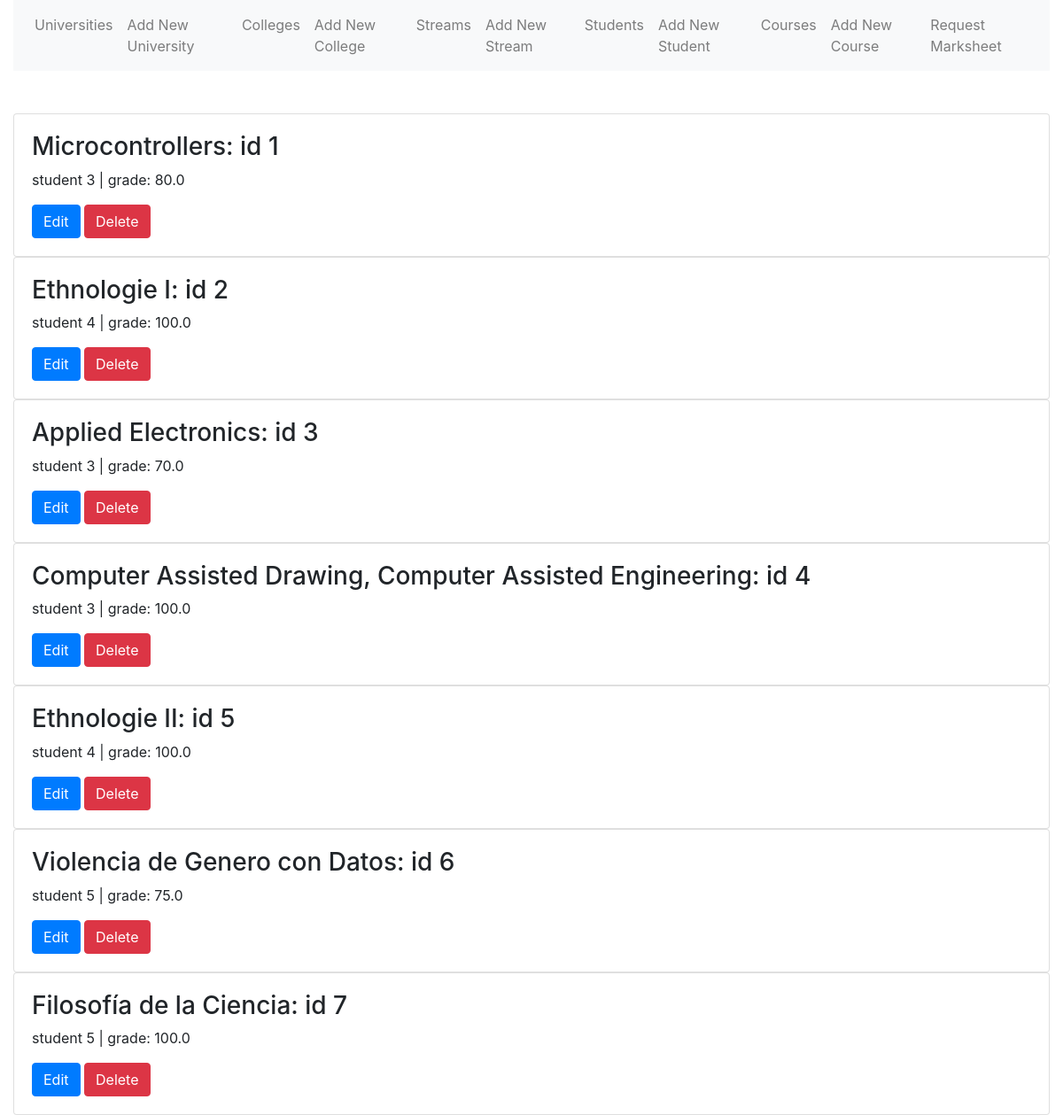
The app's page /courses, older data.
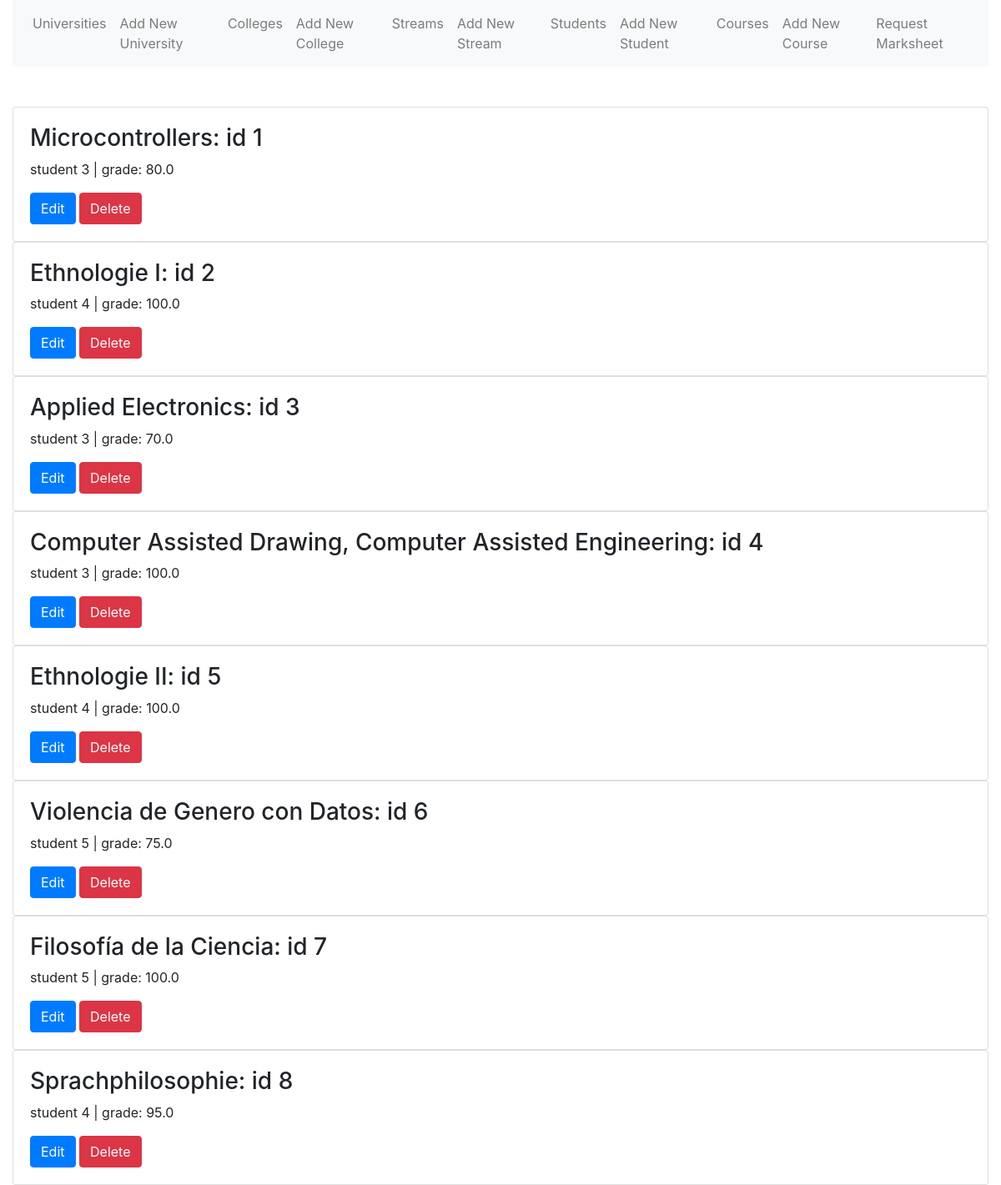
The same page, newer data.
### models.py (models this page shows, shortened)
class Course(db.Model):
    __tablename__ = 'course'
    id = db.Column(db.Integer, primary_key=True)
    created_at = db.Column(db.Date, nullable = False, default=datetime.utcnow())
    name = db.Column(db.String(255))
    grade = db.Column(db.Float)
    result = db.Column(db.String(24))# Pass or Fail
    college_id = db.Column(db.Integer, db.ForeignKey("college.id"))# many2one
    college = db.relationship("College", back_populates="courses")
    stream_id = db.Column(db.Integer, db.ForeignKey("stream.id"))# many2one
    stream = db.relationship("Stream", back_populates='courses')
    university_id = db.Column(db.Integer,  db.ForeignKey("university.id"))# many2one
    student_id = db.Column(db.Integer, db.ForeignKey("student.id"))# many2one
    student = db.relationship("Student", back_populates='courses')
    marksheet_id = db.Column(db.Integer,  db.ForeignKey("marksheet.id"))# many2one
    marksheet = db.relationship("Marksheet", back_populates="courses")

### routes.py (the view)
@app.route('/courses')
def courses():
    courses = models.Course.query.all()
    return render_template('courses.html', courses=courses)

### templates/courses.html
{% extends "base.html" %}
{% block main %}
  {% for course in courses %}
    <div class="card">
      <div class="card-body">
        <h3>{{ course.name }}: id {{ course.id }}</h3>
        <p>student {{ course.student_id }} | grade: {{ course.grade }}</p>
        <a href="{{ url_for('edit_course', course_id=course.id) }}" class="btn btn-primary">Edit</a>
        <a href="{{ url_for('delete_course', course_id=course.id) }}" class="btn btn-danger">Delete</a>
      </div>
    </div>
  {% endfor %}
{% endblock %}

### templates/base.html (shortened to what this page needs)
<!doctype html>
<html lang="en">
  <head>
    <link rel="stylesheet" href="https://stackpath.bootstrapcdn.com/bootstrap/4.5.0/css/bootstrap.min.css">
  </head>
  <body>
    <div class="container-fluid">
      <nav class="navbar navbar-expand-lg navbar-light bg-light">
        <ul class="navbar-nav">
          <li class="nav-item"><a href="{{ url_for('universities') }}" class="nav-link">Universities</a></li>
          <li class="nav-item"><a href="{{ url_for('adduniversity') }}" class="nav-link">Add New University</a></li>
          <li class="nav-item"><a href="{{ url_for('colleges') }}" class="nav-link">Colleges</a></li>
          <li class="nav-item"><a href="{{ url_for('addcollege') }}" class="nav-link">Add New College</a></li>
          <li class="nav-item"><a href="{{ url_for('streams') }}" class="nav-link">Streams</a></li>
          <li class="nav-item"><a href="{{ url_for('addstream') }}" class="nav-link">Add New Stream</a></li>
          <li class="nav-item"><a href="{{ url_for('students') }}" class="nav-link">Students</a></li>
          <li class="nav-item"><a href="{{ url_for('addstudent') }}" class="nav-link">Add New Student</a></li>
          <li class="nav-item"><a href="{{ url_for('courses') }}" class="nav-link">Courses</a></li>
          <li class="nav-item"><a href="{{ url_for('addcourse') }}" class="nav-link">Add New Course</a></li>
          <li class="nav-item"><a href="{{ url_for('marksheets') }}" class="nav-link">Request Marksheet</a></li>
        </ul>
      </nav>
      <br>
      <br>
      {% block main %}{% endblock %}
    </div>
  </body>
</html>

Row changes from the older to the newer data that the page shows:
added Course: name "Sprachphilosophie", id "8", student_id "4", grade "95.0"
